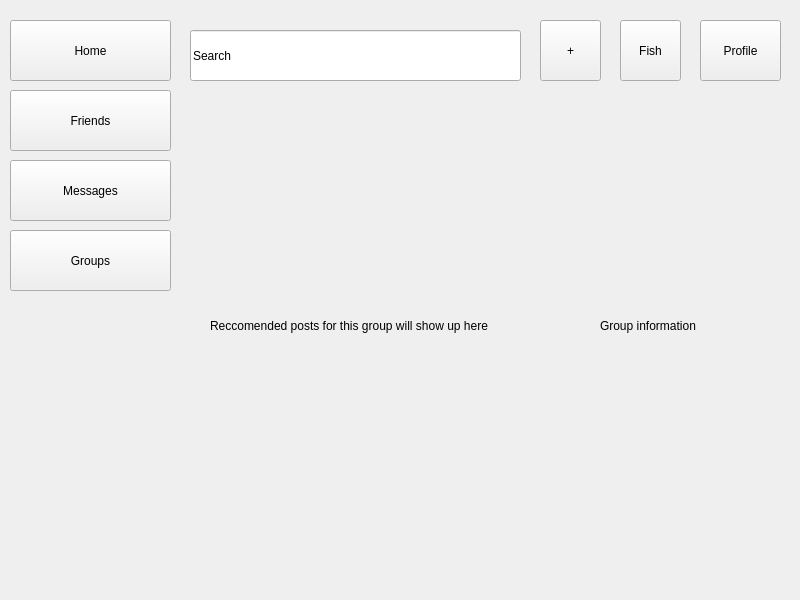
<?xml version="1.0" encoding="UTF-8"?>
<ui version="4.0">
 <class>Form</class>
 <widget class="QWidget" name="Form">
  <property name="geometry">
   <rect>
    <x>0</x>
    <y>0</y>
    <width>800</width>
    <height>600</height>
   </rect>
  </property>
  <property name="windowTitle">
   <string>Form</string>
  </property>
  <widget class="QLabel" name="label">
   <property name="geometry">
    <rect>
     <x>210</x>
     <y>110</y>
     <width>361</width>
     <height>431</height>
    </rect>
   </property>
   <property name="text">
    <string>Reccomended posts for this group will show up here</string>
   </property>
  </widget>
  <widget class="QPushButton" name="messageButton">
   <property name="geometry">
    <rect>
     <x>10</x>
     <y>160</y>
     <width>161</width>
     <height>61</height>
    </rect>
   </property>
   <property name="text">
    <string>Messages</string>
   </property>
  </widget>
  <widget class="QLineEdit" name="searchBar">
   <property name="geometry">
    <rect>
     <x>190</x>
     <y>30</y>
     <width>331</width>
     <height>51</height>
    </rect>
   </property>
   <property name="text">
    <string>Search</string>
   </property>
  </widget>
  <widget class="QPushButton" name="postButton">
   <property name="geometry">
    <rect>
     <x>540</x>
     <y>20</y>
     <width>61</width>
     <height>61</height>
    </rect>
   </property>
   <property name="text">
    <string>+</string>
   </property>
  </widget>
  <widget class="QPushButton" name="friendsButton">
   <property name="geometry">
    <rect>
     <x>10</x>
     <y>90</y>
     <width>161</width>
     <height>61</height>
    </rect>
   </property>
   <property name="text">
    <string>Friends</string>
   </property>
  </widget>
  <widget class="QPushButton" name="profileButton">
   <property name="geometry">
    <rect>
     <x>700</x>
     <y>20</y>
     <width>81</width>
     <height>61</height>
    </rect>
   </property>
   <property name="text">
    <string>Profile</string>
   </property>
  </widget>
  <widget class="QPushButton" name="homeButton">
   <property name="geometry">
    <rect>
     <x>10</x>
     <y>20</y>
     <width>161</width>
     <height>61</height>
    </rect>
   </property>
   <property name="text">
    <string>Home</string>
   </property>
  </widget>
  <widget class="QPushButton" name="fishButton">
   <property name="geometry">
    <rect>
     <x>620</x>
     <y>20</y>
     <width>61</width>
     <height>61</height>
    </rect>
   </property>
   <property name="text">
    <string>Fish</string>
   </property>
  </widget>
  <widget class="QPushButton" name="groupButton">
   <property name="geometry">
    <rect>
     <x>10</x>
     <y>230</y>
     <width>161</width>
     <height>61</height>
    </rect>
   </property>
   <property name="text">
    <string>Groups</string>
   </property>
  </widget>
  <widget class="QLabel" name="label_2">
   <property name="geometry">
    <rect>
     <x>600</x>
     <y>110</y>
     <width>171</width>
     <height>431</height>
    </rect>
   </property>
   <property name="text">
    <string>Group information</string>
   </property>
  </widget>
 </widget>
 <resources/>
 <connections/>
</ui>
